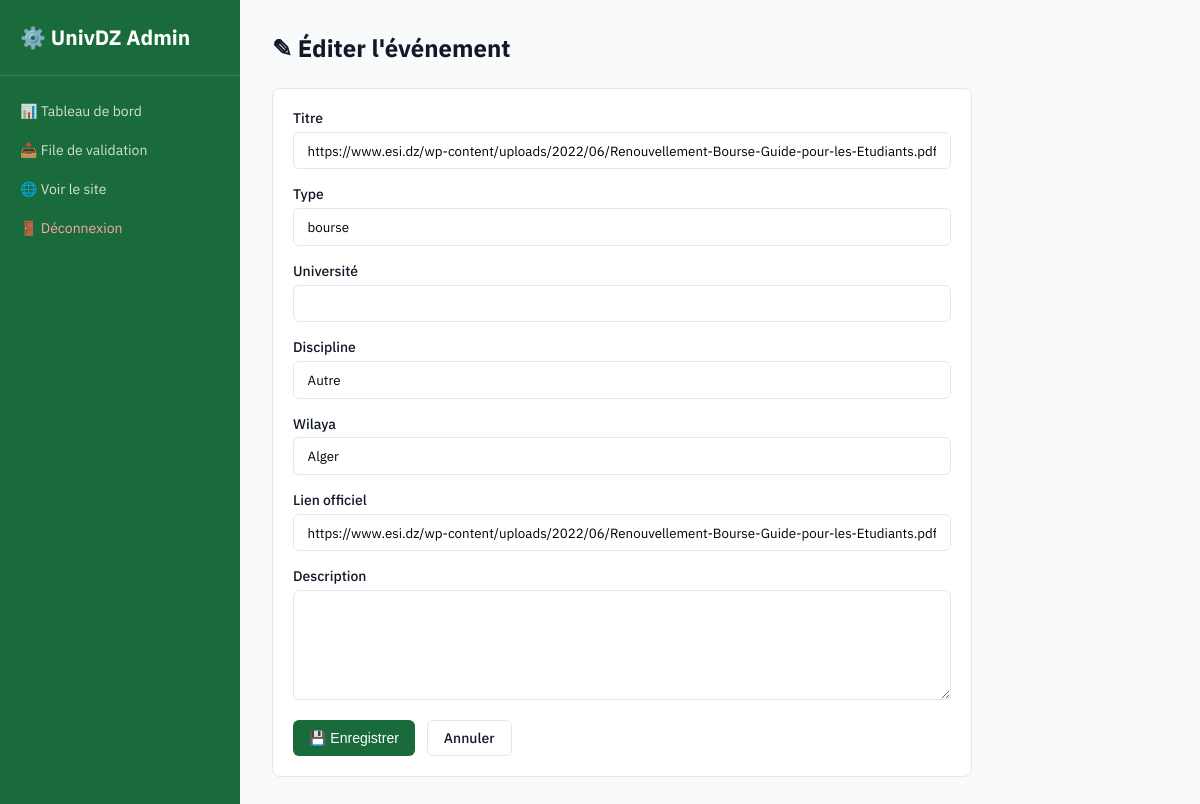
Page /admin/editer/499 (signed in) on the committed database.
### app/models/event.py (models this page shows, shortened)
class Event(db.Model):
    __tablename__ = "events"
    id = db.Column(db.Integer, primary_key=True)
    titre = db.Column(db.String(500), nullable=False)
    type = db.Column(db.String(100), nullable=False)
    universite = db.Column(db.String(300))
    discipline = db.Column(db.String(200))
    wilaya = db.Column(db.String(100))
    date_debut = db.Column(db.Date)
    date_fin = db.Column(db.Date)
    date_limite = db.Column(db.Date)
    description = db.Column(db.Text)
    lien_officiel = db.Column(db.String(1000))
    source = db.Column(db.String(500))
    date_collecte = db.Column(db.DateTime, default=datetime.utcnow)
    score_fiabilite = db.Column(db.Float, default=0.7)
    statut = db.Column(db.String(50), default="valide")
    date_validation = db.Column(
        db.DateTime,
        default=datetime.utcnow
    )
    validated_by = db.Column(db.Integer, db.ForeignKey("admins.id"))
    slug = db.Column(db.String(600), unique=True)

### app/routes/admin.py (the view, shortened to what this page needs)
@admin_bp.route("/editer/<int:event_id>", methods=["GET", "POST"])
@login_required
def editer(event_id):
    event = Event.query.get_or_404(event_id)
    return render_template("admin/editer.html", event=event)

### app/models/event.py (called while the page is built)
@login_manager.user_loader
def load_user(user_id):
    return Admin.query.get(int(user_id))

### app/templates/admin/editer.html (shortened to what this page needs)
{% extends "admin/base_admin.html" %}
{% block content %}
<h1 class="page-title">✎ Éditer l'événement</h1>
<div class="card" style="max-width:700px;">
  <div class="card-body">
    <form method="post">
      {% for field, label in [('titre','Titre'),('type','Type'),('universite','Université'),('discipline','Discipline'),('wilaya','Wilaya'),('lien_officiel','Lien officiel')] %}
      <div style="margin-bottom:1rem;">
        <label style="display:block; font-size:.875rem; font-weight:500; margin-bottom:.3rem;">{{ label }}</label>
        <input type="text" name="{{ field }}" value="{{ event[field] or '' }}" style="width:100%; padding:.55rem .85rem; border:1px solid #e5e7eb; border-radius:6px; font-family:inherit;">
      </div>
      {% endfor %}
      <div style="margin-bottom:1rem;">
        <label style="display:block; font-size:.875rem; font-weight:500; margin-bottom:.3rem;">Description</label>
        <textarea name="description" rows="5" style="width:100%; padding:.55rem .85rem; border:1px solid #e5e7eb; border-radius:6px; font-family:inherit; resize:vertical;">{{ event.description or '' }}</textarea>
      </div>
      <div style="display:flex; gap:.75rem;">
        <button type="submit" class="btn btn-primary">💾 Enregistrer</button>
        <a href="{{ url_for('admin.queue') }}" class="btn btn-secondary">Annuler</a>
      </div>
    </form>
  </div>
</div>
{% endblock %}

### app/templates/admin/base_admin.html (style rules this page uses)
:root { --green:#1a6b3c; --border:#e5e7eb; --bg:#f9fafb; --dark:#111827; --muted:#6b7280; }
*, *::before, *::after { box-sizing:border-box; margin:0; padding:0; }
body { font-family:'IBM Plex Sans',sans-serif; background:var(--bg); color:var(--dark); }
.page-title { font-size:1.5rem; font-weight:700; margin-bottom:1.5rem; }
.card { background:white; border:1px solid var(--border); border-radius:8px; overflow:hidden; }
.card-body { padding:1.25rem; }
.btn { display:inline-flex; align-items:center; gap:.4rem; padding:.5rem 1rem; border-radius:6px; font-size:.875rem; font-weight:500; cursor:pointer; border:none; text-decoration:none; }
.btn-primary { background:var(--green); color:white; }
.btn-secondary { background:white; color:var(--dark); border:1px solid var(--border); }

### rows in the picture
Event: titre "https://www.esi.dz/wp-content/uploads/2022/06/Renouvellement-Bourse-Guide-pour-les-Etudiants.pdf" "bourse" "Autre" "Alger" "https://www.esi.dz/wp-content/uploads/2022/06/Renouvellement-Bourse-Guide-pour-les-Etudiants.pdf"

### other values in the picture
{{ label }} "Titre" "Type" "Université" "Discipline" "Wilaya" "Lien officiel"
